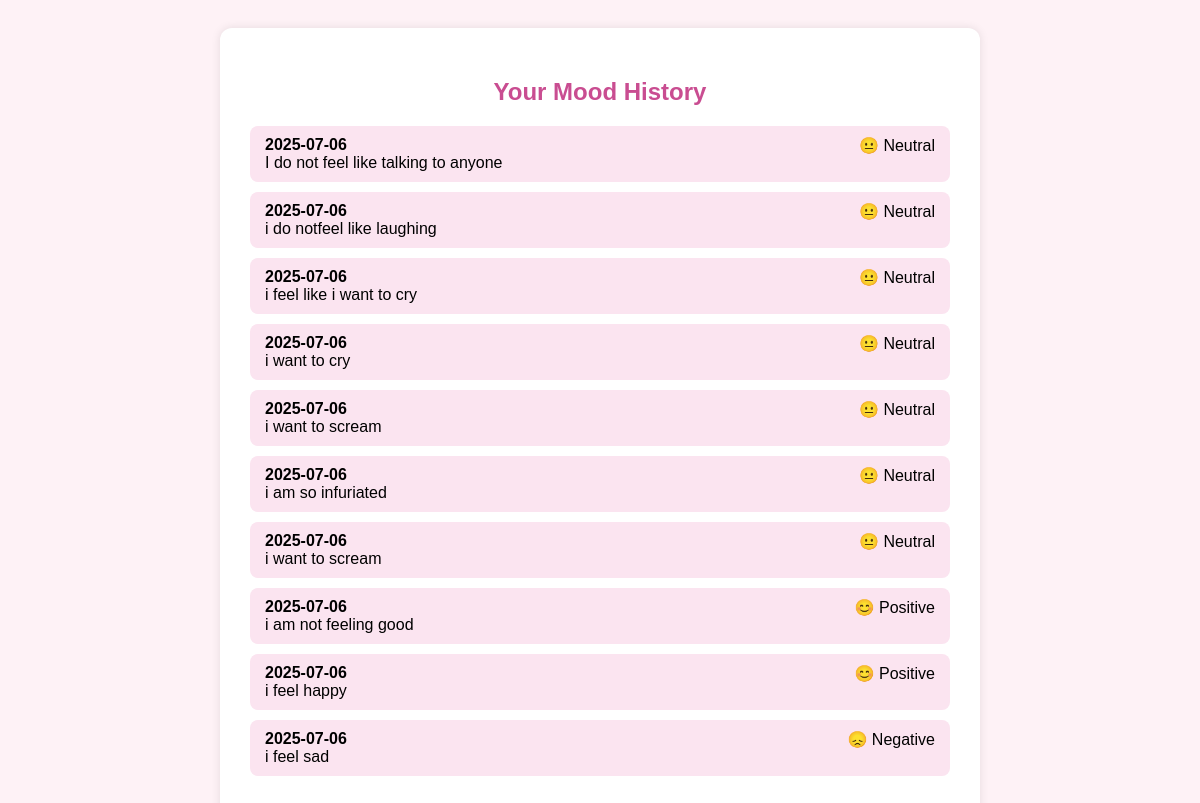
/mood_history (signed in), run on the app's committed database.
### app.py (models this page shows)
class Mood(db.Model):
    id = db.Column(db.Integer, primary_key=True)
    user_id = db.Column(db.Integer, nullable=False)
    entry = db.Column(db.Text, nullable=False)
    mood = db.Column(db.String(50), nullable=False)
    date = db.Column(db.String(20), nullable=False)

### routes.py (the view)
@app.route('/mood_history')
def mood_history():
    if 'user_id' not in session:
        return redirect('/login')  # User must be logged in
    moods = Mood.query.filter_by(user_id=session['user_id']).order_by(Mood.date.desc()).all()
    return render_template('mood_history.html', moods=moods)

### templates/mood_history.html (shortened to what this page needs)
<!DOCTYPE html>
<html>
<head>
</head>
<body>
    <div class="container">
        <h2>Your Mood History</h2>
        {% if moods %}
        <ul>
            {% for mood in moods %}
            <li>
                <span class="date">{{ mood.date }}</span>
                <span class="mood">{{ mood.mood }}</span><br>
                {{ mood.entry }}
            </li>
            {% endfor %}
        </ul>
        {% else %}
        <p>No mood entries found.</p>
        {% endif %}
    </div>
</body>
</html>

### templates/mood_history.html (style rules this page uses)
body { font-family: Arial, sans-serif; background-color: #fef2f6; padding: 20px; }
.container { max-width: 700px; margin: auto; background-color: white; padding: 30px; border-radius: 12px; box-shadow: 0 0 10px rgba(0,0,0,0.1); }
h2 { text-align: center; color: #c94d91; }
ul { list-style: none; padding: 0; }
li { padding: 10px 15px; margin-bottom: 10px; background-color: #fbe4f0; border-radius: 8px; }
.date { font-weight: bold; }
.mood { float: right; }

### data on the page
Mood: date "2025-07-06", mood "😐 Neutral", entry "I do not feel like talking to anyone"
Mood: date "2025-07-06", mood "😐 Neutral", entry "i do notfeel like laughing"
Mood: date "2025-07-06", mood "😐 Neutral", entry "i feel like i want to cry"
Mood: date "2025-07-06", mood "😐 Neutral", entry "i want to cry"
Mood: date "2025-07-06", mood "😐 Neutral", entry "i want to scream"
Mood: date "2025-07-06", mood "😐 Neutral", entry "i am so infuriated"
Mood: date "2025-07-06", mood "😐 Neutral", entry "i want to scream"
Mood: date "2025-07-06", mood "😊 Positive", entry "i am not feeling good"
Mood: date "2025-07-06", mood "😊 Positive", entry "i feel happy"
Mood: date "2025-07-06", mood "😞 Negative", entry "i feel sad"
